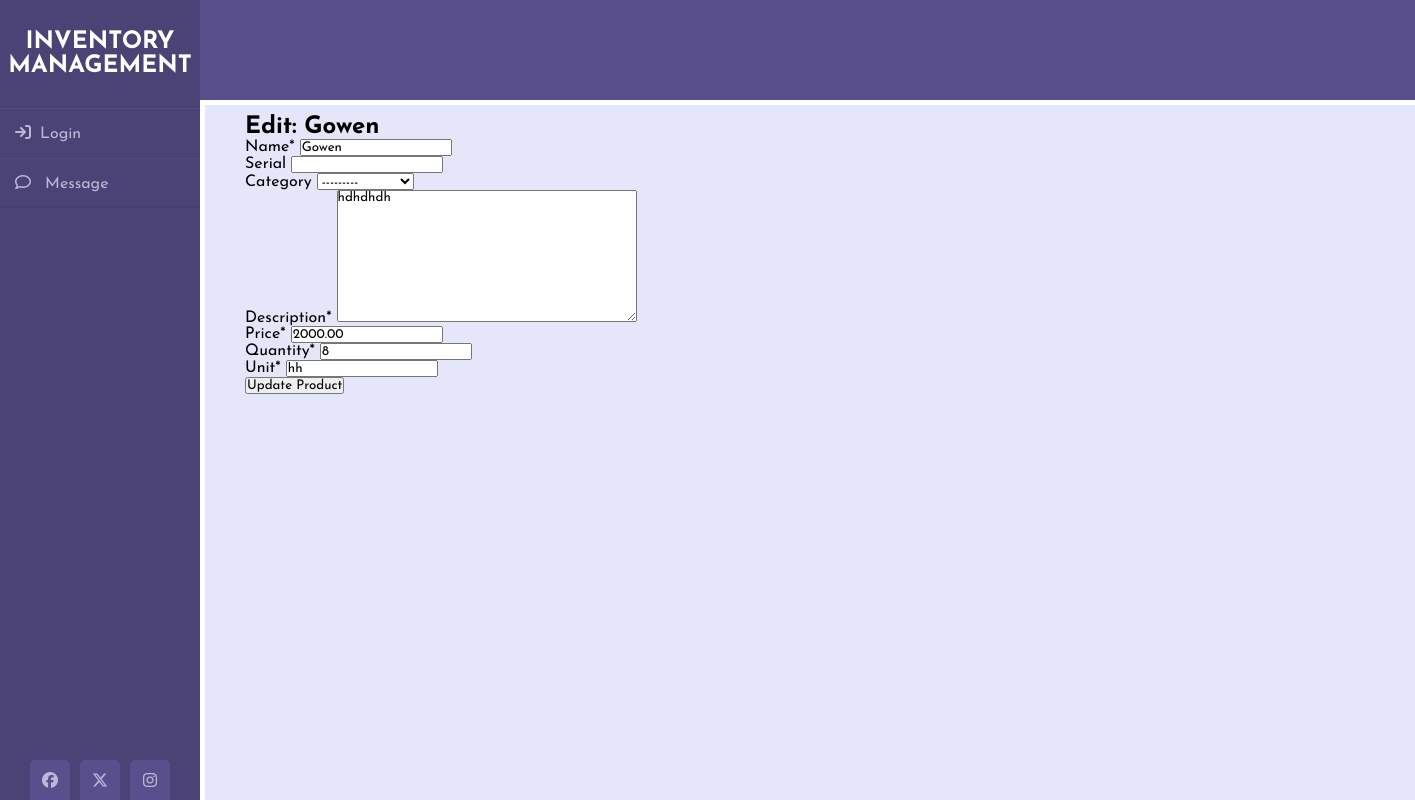
The app's page /edit-product/1/ with its own data.
### product/models.py (models this page shows, shortened)
class Product(models.Model):
    name = models.CharField(max_length=255)
    serial = models.CharField(max_length=255, null=True, blank=True)
    category = models.ForeignKey('Category', on_delete=models.SET_NULL, blank=True, null=True)
    description = models.TextField()
    price = models.DecimalField(max_digits=10, decimal_places=2)
    quantity = models.PositiveIntegerField()
    unit = models.CharField(max_length=200)
    added_by = models.ForeignKey(get_user_model(), on_delete=models.CASCADE, related_name='added_products')
    added_date = models.DateTimeField(auto_now_add=True)

class Category(models.Model):
    name = models.CharField(max_length=200, unique=True)
    class Meta:
        verbose_name_plural = 'categories'
    def __str__(self):
        return f'{self.name}'

### product/views.py (the view)
# urls.py: path('edit-product/<int:product_id>/', edit_product, name='edit_product'),
def edit_product(request, product_id):
    product = get_object_or_404(Product, id=product_id)
    if request.method == 'POST':
        edit_form = ProductForm(request.POST, instance=product)
        if edit_form.is_valid():
            product = edit_form.save(commit=False)
            product.save()
            messages.success(request, f'{product.name} updated successfully.')
            return redirect('product_list')
    else:
        edit_form = ProductForm(instance=product)
    return render(request, 'products/edit_product.html', {'edit_form': edit_form, 'product': product})

### product/forms.py (shortened to what this page needs)
class ProductForm(forms.ModelForm):
    class Meta:
        model = Product
        fields = ['name', 'serial', 'category','description', 'price', 'quantity', 'unit']

### templates/products/edit_product.html (shortened to what this page needs)
{% extends 'base.html' %}
{% load crispy_forms_tags %}
{% block content %}
<div class="wrapper">
  <div class="content">
    <div class="add">
      <h2>Edit: {{ product.name }}</h2>
      <form method="post" action="{% url 'edit_product' product.id %}">
        {{ edit_form|crispy }}
        <button type="submit">Update Product</button>
      </form>
    </div>
  </div>
</div>
{% endblock content %}

### static/css/style.css (style rules this page uses)
* { margin: 0; padding: 0; box-sizing: border-box; list-style: none; text-decoration: none; font-family: 'Josefin Sans', sans-serif; }
body { background-color: #ffffff; }
.wrapper { display: flex; position: relative; }
.wrapper .content { margin-left: 205px; margin-top: 105px; background-color:#E6E6FA; padding: 10px; position: absolute; width: 100%; overflow-y: auto; white-space: nowrap; min-height: calc(100vh - 105px); }
.wrapper .content .add { margin-left: 20px; padding-left: 10px; }

### records on screen
Product: name "Gowen", category "---------", description "hdhdhdh", price "2000.00", quantity "8", unit "hh"
